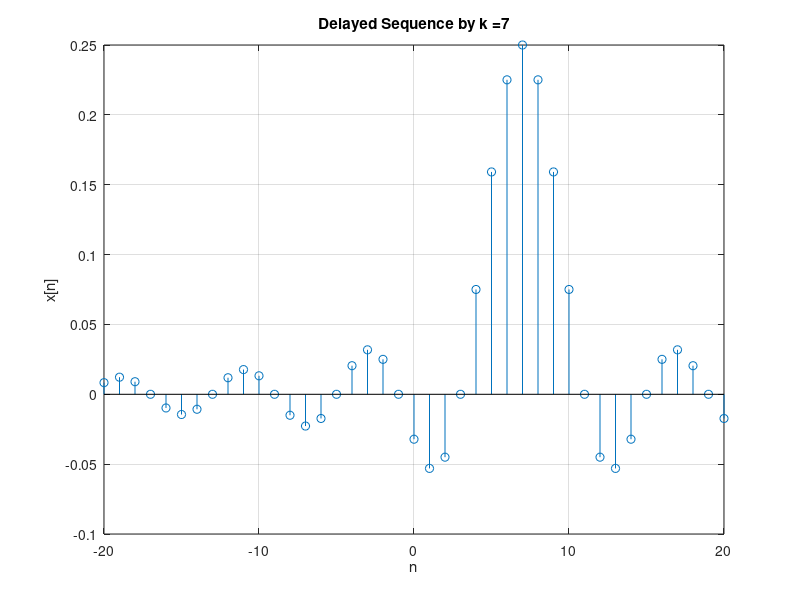

The MATLAB source for this figure:

% Quiz 2 iv-a:
%


n = -20:1:20;
k=7;

% Assumption.
wc = pi/4;

x = wc/pi.*sinc( (wc/pi).*(n-k));

stem(n, x);
grid;
xlabel("n");
ylabel("x[n]");
title("Delayed Sequence by k =7");